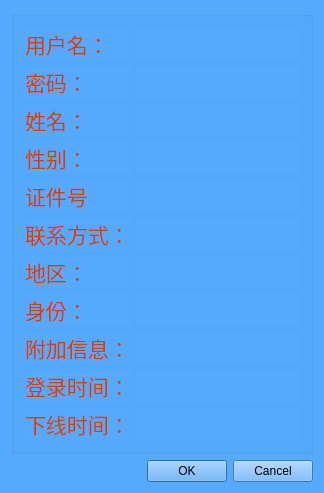
<?xml version="1.0" encoding="UTF-8"?>
<ui version="4.0">
 <class>UserInfo</class>
 <widget class="QDialog" name="UserInfo">
  <property name="geometry">
   <rect>
    <x>0</x>
    <y>0</y>
    <width>324</width>
    <height>402</height>
   </rect>
  </property>
  <property name="windowTitle">
   <string>UserInfo</string>
  </property>
  <property name="styleSheet">
   <string notr="true">background-color: rgb(85, 170, 255);</string>
  </property>
  <layout class="QGridLayout" name="gridLayout_2">
   <item row="0" column="0">
    <widget class="QGroupBox" name="groupBox">
     <property name="styleSheet">
      <string notr="true">color:rgb(204, 68, 0);
font: 75 16pt &quot;微软雅黑&quot;;</string>
     </property>
     <property name="title">
      <string/>
     </property>
     <layout class="QGridLayout" name="gridLayout">
      <item row="9" column="0">
       <widget class="QLabel" name="label_10">
        <property name="font">
         <font>
          <family>微软雅黑</family>
          <pointsize>16</pointsize>
          <weight>9</weight>
          <italic>false</italic>
          <bold>false</bold>
         </font>
        </property>
        <property name="text">
         <string>登录时间：</string>
        </property>
       </widget>
      </item>
      <item row="9" column="1">
       <widget class="QLabel" name="LogInLabel">
        <property name="font">
         <font>
          <family>微软雅黑</family>
          <pointsize>16</pointsize>
          <weight>9</weight>
          <italic>false</italic>
          <bold>false</bold>
         </font>
        </property>
        <property name="text">
         <string/>
        </property>
       </widget>
      </item>
      <item row="1" column="1">
       <widget class="QLabel" name="PassWordLabel">
        <property name="font">
         <font>
          <family>微软雅黑</family>
          <pointsize>16</pointsize>
          <weight>9</weight>
          <italic>false</italic>
          <bold>false</bold>
         </font>
        </property>
        <property name="text">
         <string/>
        </property>
       </widget>
      </item>
      <item row="3" column="1">
       <widget class="QLabel" name="SexLabel">
        <property name="font">
         <font>
          <family>微软雅黑</family>
          <pointsize>16</pointsize>
          <weight>9</weight>
          <italic>false</italic>
          <bold>false</bold>
         </font>
        </property>
        <property name="text">
         <string/>
        </property>
       </widget>
      </item>
      <item row="0" column="1">
       <widget class="QLabel" name="UserIdLabel">
        <property name="sizePolicy">
         <sizepolicy hsizetype="MinimumExpanding" vsizetype="Preferred">
          <horstretch>0</horstretch>
          <verstretch>0</verstretch>
         </sizepolicy>
        </property>
        <property name="font">
         <font>
          <family>微软雅黑</family>
          <pointsize>16</pointsize>
          <weight>9</weight>
          <italic>false</italic>
          <bold>false</bold>
         </font>
        </property>
        <property name="text">
         <string/>
        </property>
       </widget>
      </item>
      <item row="1" column="0">
       <widget class="QLabel" name="label_2">
        <property name="font">
         <font>
          <family>微软雅黑</family>
          <pointsize>16</pointsize>
          <weight>9</weight>
          <italic>false</italic>
          <bold>false</bold>
         </font>
        </property>
        <property name="text">
         <string>密码：</string>
        </property>
       </widget>
      </item>
      <item row="2" column="1">
       <widget class="QLabel" name="NameLabel">
        <property name="font">
         <font>
          <family>微软雅黑</family>
          <pointsize>16</pointsize>
          <weight>9</weight>
          <italic>false</italic>
          <bold>false</bold>
         </font>
        </property>
        <property name="text">
         <string/>
        </property>
       </widget>
      </item>
      <item row="4" column="0">
       <widget class="QLabel" name="label_5">
        <property name="font">
         <font>
          <family>微软雅黑</family>
          <pointsize>16</pointsize>
          <weight>9</weight>
          <italic>false</italic>
          <bold>false</bold>
         </font>
        </property>
        <property name="text">
         <string>证件号</string>
        </property>
       </widget>
      </item>
      <item row="0" column="0">
       <widget class="QLabel" name="label">
        <property name="font">
         <font>
          <family>微软雅黑</family>
          <pointsize>16</pointsize>
          <weight>9</weight>
          <italic>false</italic>
          <bold>false</bold>
         </font>
        </property>
        <property name="text">
         <string>用户名：</string>
        </property>
       </widget>
      </item>
      <item row="2" column="0">
       <widget class="QLabel" name="label_3">
        <property name="font">
         <font>
          <family>微软雅黑</family>
          <pointsize>16</pointsize>
          <weight>9</weight>
          <italic>false</italic>
          <bold>false</bold>
         </font>
        </property>
        <property name="text">
         <string>姓名：</string>
        </property>
       </widget>
      </item>
      <item row="3" column="0">
       <widget class="QLabel" name="label_4">
        <property name="font">
         <font>
          <family>微软雅黑</family>
          <pointsize>16</pointsize>
          <weight>9</weight>
          <italic>false</italic>
          <bold>false</bold>
         </font>
        </property>
        <property name="text">
         <string>性别：</string>
        </property>
       </widget>
      </item>
      <item row="7" column="0">
       <widget class="QLabel" name="label_8">
        <property name="font">
         <font>
          <family>微软雅黑</family>
          <pointsize>16</pointsize>
          <weight>9</weight>
          <italic>false</italic>
          <bold>false</bold>
         </font>
        </property>
        <property name="text">
         <string>身份：</string>
        </property>
       </widget>
      </item>
      <item row="8" column="0">
       <widget class="QLabel" name="label_9">
        <property name="font">
         <font>
          <family>微软雅黑</family>
          <pointsize>16</pointsize>
          <weight>9</weight>
          <italic>false</italic>
          <bold>false</bold>
         </font>
        </property>
        <property name="text">
         <string>附加信息：</string>
        </property>
       </widget>
      </item>
      <item row="6" column="0">
       <widget class="QLabel" name="label_7">
        <property name="font">
         <font>
          <family>微软雅黑</family>
          <pointsize>16</pointsize>
          <weight>9</weight>
          <italic>false</italic>
          <bold>false</bold>
         </font>
        </property>
        <property name="text">
         <string>地区：</string>
        </property>
       </widget>
      </item>
      <item row="5" column="1">
       <widget class="QLabel" name="ContactLabel">
        <property name="font">
         <font>
          <family>微软雅黑</family>
          <pointsize>16</pointsize>
          <weight>9</weight>
          <italic>false</italic>
          <bold>false</bold>
         </font>
        </property>
        <property name="text">
         <string/>
        </property>
       </widget>
      </item>
      <item row="5" column="0">
       <widget class="QLabel" name="label_6">
        <property name="font">
         <font>
          <family>微软雅黑</family>
          <pointsize>16</pointsize>
          <weight>9</weight>
          <italic>false</italic>
          <bold>false</bold>
         </font>
        </property>
        <property name="text">
         <string>联系方式：</string>
        </property>
       </widget>
      </item>
      <item row="4" column="1">
       <widget class="QLabel" name="CreLabel">
        <property name="font">
         <font>
          <family>微软雅黑</family>
          <pointsize>16</pointsize>
          <weight>9</weight>
          <italic>false</italic>
          <bold>false</bold>
         </font>
        </property>
        <property name="text">
         <string/>
        </property>
       </widget>
      </item>
      <item row="6" column="1">
       <widget class="QLabel" name="regionLabel">
        <property name="font">
         <font>
          <family>微软雅黑</family>
          <pointsize>16</pointsize>
          <weight>9</weight>
          <italic>false</italic>
          <bold>false</bold>
         </font>
        </property>
        <property name="text">
         <string/>
        </property>
       </widget>
      </item>
      <item row="8" column="1">
       <widget class="QLabel" name="AdditionLabel">
        <property name="font">
         <font>
          <family>微软雅黑</family>
          <pointsize>16</pointsize>
          <weight>9</weight>
          <italic>false</italic>
          <bold>false</bold>
         </font>
        </property>
        <property name="text">
         <string/>
        </property>
       </widget>
      </item>
      <item row="7" column="1">
       <widget class="QLabel" name="IdentityLabel">
        <property name="font">
         <font>
          <family>微软雅黑</family>
          <pointsize>16</pointsize>
          <weight>9</weight>
          <italic>false</italic>
          <bold>false</bold>
         </font>
        </property>
        <property name="text">
         <string/>
        </property>
       </widget>
      </item>
      <item row="10" column="0">
       <widget class="QLabel" name="label_12">
        <property name="font">
         <font>
          <family>微软雅黑</family>
          <pointsize>16</pointsize>
          <weight>9</weight>
          <italic>false</italic>
          <bold>false</bold>
         </font>
        </property>
        <property name="text">
         <string>下线时间：</string>
        </property>
       </widget>
      </item>
      <item row="10" column="1">
       <widget class="QLabel" name="LogOutLabel">
        <property name="font">
         <font>
          <family>微软雅黑</family>
          <pointsize>16</pointsize>
          <weight>9</weight>
          <italic>false</italic>
          <bold>false</bold>
         </font>
        </property>
        <property name="text">
         <string/>
        </property>
       </widget>
      </item>
     </layout>
    </widget>
   </item>
   <item row="1" column="0">
    <widget class="QDialogButtonBox" name="buttonBox">
     <property name="styleSheet">
      <string notr="true">:hover{
	background-color: rgb(170, 0, 127);
}</string>
     </property>
     <property name="standardButtons">
      <set>QDialogButtonBox::Cancel|QDialogButtonBox::Ok</set>
     </property>
    </widget>
   </item>
  </layout>
 </widget>
 <layoutdefault spacing="6" margin="11"/>
 <resources/>
 <connections>
  <connection>
   <sender>buttonBox</sender>
   <signal>accepted()</signal>
   <receiver>UserInfo</receiver>
   <slot>accept()</slot>
   <hints>
    <hint type="sourcelabel">
     <x>205</x>
     <y>378</y>
    </hint>
    <hint type="destinationlabel">
     <x>325</x>
     <y>328</y>
    </hint>
   </hints>
  </connection>
 </connections>
</ui>
